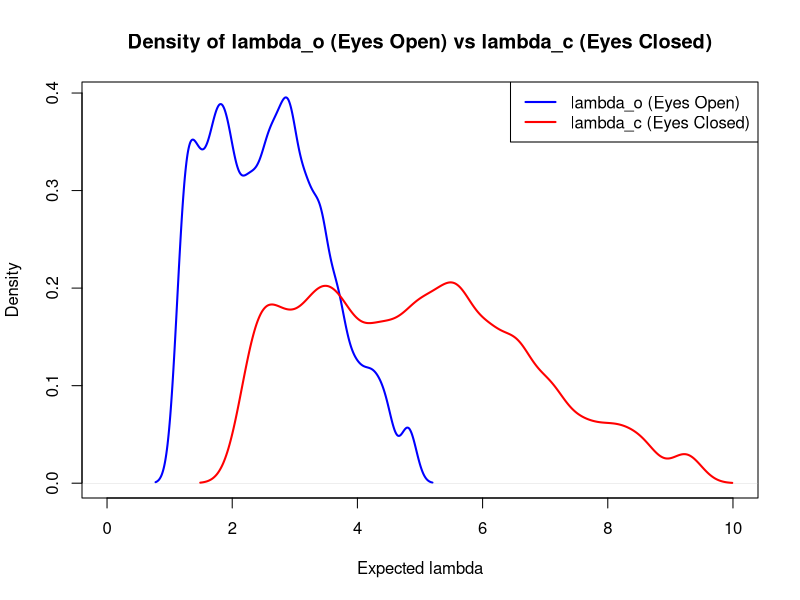

Source code (R):
setwd("C:/Users/labo-maths/Desktop/FreSpeD-application")

data <- read.csv("Output/windowLen250-Welch2.csv")

df <- data[c("subject","region", "epoch","eyeState", "nCp_alpha")]
df$region <- relevel(as.factor(df$region), ref = "1") # region 1 as reference 
df$eyeState <- relevel(as.factor(df$eyeState), ref = "0") # eyes closed as reference

# Fit the Poisson regression model
model <- glm(nCp_alpha ~ region + epoch + eyeState, 
             data = df, family = poisson(link = "log"))

# Model summary
summary(model)

########
# The estimate of eyeState is negative meaning the number of change points 
# decreases when eyes are closed 
# The number of change points of region 7 increases with exp(0.91) comared 
# to region 1 

# estimated lambdas of the Poisson model 
log_lambda <- predict(model, type = "link") 
lambda <- exp(log_lambda)
lambda_o <- lambda[df$eyeState == 1]  
lambda_c <- lambda[df$eyeState == 0] 

plot(density(lambda_o), col = "blue", xlim = c(0,10),lwd = 2, main = "Density of lambda_o (Eyes Open) vs lambda_c (Eyes Closed)",
     xlab = "Expected lambda", ylab = "Density")
lines(density(lambda_c), col = "red", lwd = 2)
legend("topright", legend = c("lambda_o (Eyes Open)", "lambda_c (Eyes Closed)"),
       col = c("blue", "red"), lwd = 2)



############# Mixed effect model
library(lme4)

df <- data[c("subject","region", "epoch","eyeState", "nCp_alpha")]
df$region <- as.factor(df$region) 
df$eyeState <- as.factor(df$eyeState)


# Fit a Poisson mixed-effects model with random intercept for subjects
mixed_model <- glmer(nCp_alpha ~ region + epoch + eyeState + (1 | subject), 
               data = df, 
               family = poisson(link = "log"))

# View the model summary
summary(mixed_model)

# The standard deviation of the mixed effect model is 0.67 which suggests 
# variability among subjects 
